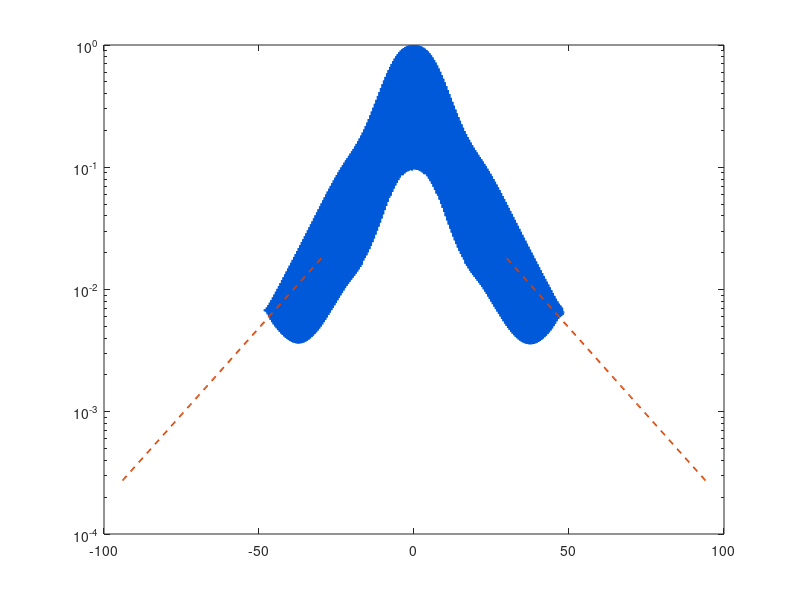

This chart was generated by the following MATLAB code: (Note: this script raises an error after producing the figure.)
% TE mode envelope of Itai's re-optimized Nt60 (FWHM 20 um), N=98/side.
% Study: runners/sweeps/itai_hh_nt60w20.py | IGUM 63722 | 2026-08-26
% Answers "how far does the mode actually extend" -- which is what decides whether
% Q_i has stopped drifting with N (see memory project_q3db_measurement_method).
clear; close all;
x = [-48.247, -48.198, -48.148, -48.099, -48.05, -48.001, -47.952, -47.903, -47.854, -47.805 ...
     -47.756, -47.706, -47.657, -47.608, -47.559, -47.51, -47.461, -47.412, -47.363, -47.314 ...
     -47.265, -47.215, -47.166, -47.117, -47.068, -47.019, -46.97, -46.921, -46.872, -46.823 ...
     -46.773, -46.724, -46.675, -46.626, -46.577, -46.528, -46.479, -46.43, -46.381, -46.332 ...
     -46.282, -46.233, -46.184, -46.135, -46.086, -46.037, -45.988, -45.939, -45.89, -45.84 ...
     -45.791, -45.742, -45.693, -45.644, -45.595, -45.546, -45.497, -45.448, -45.398, -45.349 ...
     -45.3, -45.251, -45.202, -45.153, -45.104, -45.055, -45.006, -44.957, -44.907, -44.858 ...
     -44.809, -44.76, -44.711, -44.662, -44.613, -44.564, -44.515, -44.465, -44.416, -44.367 ...
     -44.318, -44.269, -44.22, -44.171, -44.122, -44.073, -44.024, -43.974, -43.925, -43.876 ...
     -43.827, -43.778, -43.729, -43.68, -43.631, -43.582, -43.532, -43.483, -43.434, -43.385 ...
     -43.336, -43.287, -43.238, -43.189, -43.14, -43.091, -43.041, -42.992, -42.943, -42.894 ...
     -42.845, -42.796, -42.747, -42.698, -42.649, -42.599, -42.55, -42.501, -42.452, -42.403 ...
     -42.354, -42.305, -42.256, -42.207, -42.158, -42.108, -42.059, -42.01, -41.961, -41.912 ...
     -41.863, -41.814, -41.765, -41.716, -41.666, -41.617, -41.568, -41.519, -41.47, -41.421 ...
     -41.372, -41.323, -41.274, -41.224, -41.175, -41.126, -41.077, -41.028, -40.979, -40.93 ...
     -40.881, -40.832, -40.783, -40.733, -40.684, -40.635, -40.586, -40.537, -40.488, -40.439 ...
     -40.39, -40.341, -40.291, -40.242, -40.193, -40.144, -40.095, -40.046, -39.997, -39.948 ...
     -39.899, -39.85, -39.8, -39.751, -39.702, -39.653, -39.604, -39.555, -39.506, -39.457 ...
     -39.408, -39.358, -39.309, -39.26, -39.211, -39.162, -39.113, -39.064, -39.015, -38.966 ...
     -38.917, -38.867, -38.818, -38.769, -38.72, -38.671, -38.622, -38.573, -38.524, -38.475 ...
     -38.425, -38.376, -38.327, -38.278, -38.229, -38.18, -38.131, -38.082, -38.033, -37.983 ...
     -37.934, -37.885, -37.836, -37.787, -37.738, -37.689, -37.64, -37.591, -37.542, -37.492 ...
     -37.443, -37.394, -37.345, -37.296, -37.247, -37.198, -37.149, -37.1, -37.05, -37.001 ...
     -36.952, -36.903, -36.854, -36.805, -36.756, -36.707, -36.658, -36.609, -36.559, -36.51 ...
     -36.461, -36.412, -36.363, -36.314, -36.265, -36.216, -36.167, -36.117, -36.068, -36.019 ...
     -35.97, -35.921, -35.872, -35.823, -35.774, -35.725, -35.676, -35.626, -35.577, -35.528 ...
     -35.479, -35.43, -35.381, -35.332, -35.283, -35.234, -35.184, -35.135, -35.086, -35.037 ...
     -34.988, -34.939, -34.89, -34.841, -34.792, -34.742, -34.693, -34.644, -34.595, -34.546 ...
     -34.497, -34.448, -34.399, -34.35, -34.301, -34.251, -34.202, -34.153, -34.104, -34.055 ...
     -34.006, -33.957, -33.908, -33.859, -33.809, -33.76, -33.711, -33.662, -33.613, -33.564 ...
     -33.515, -33.466, -33.417, -33.368, -33.318, -33.269, -33.22, -33.171, -33.122, -33.073 ...
     -33.024, -32.975, -32.926, -32.876, -32.827, -32.778, -32.729, -32.68, -32.631, -32.582 ...
     -32.533, -32.484, -32.435, -32.385, -32.336, -32.287, -32.238, -32.189, -32.14, -32.091 ...
     -32.042, -31.993, -31.943, -31.894, -31.845, -31.796, -31.747, -31.698, -31.649, -31.6 ...
     -31.551, -31.501, -31.452, -31.403, -31.354, -31.305, -31.256, -31.207, -31.158, -31.109 ...
     -31.06, -31.01, -30.961, -30.912, -30.863, -30.814, -30.765, -30.716, -30.667, -30.618 ...
     -30.568, -30.519, -30.47, -30.421, -30.372, -30.323, -30.274, -30.225, -30.176, -30.127 ...
     -30.077, -30.028, -29.979, -29.93, -29.881, -29.832, -29.783, -29.734, -29.685, -29.635 ...
     -29.586, -29.537, -29.488, -29.439, -29.39, -29.341, -29.292, -29.243, -29.194, -29.144 ...
     -29.095, -29.046, -28.997, -28.948, -28.899, -28.85, -28.801, -28.752, -28.702, -28.653 ...
     -28.604, -28.555, -28.506, -28.457, -28.408, -28.359, -28.31, -28.261, -28.211, -28.162 ...
     -28.113, -28.064, -28.015, -27.966, -27.917, -27.868, -27.819, -27.769, -27.72, -27.671 ...
     -27.622, -27.573, -27.524, -27.475, -27.426, -27.377, -27.327, -27.278, -27.229, -27.18 ...
     -27.131, -27.082, -27.033, -26.984, -26.935, -26.886, -26.836, -26.787, -26.738, -26.689 ...
     -26.64, -26.591, -26.542, -26.493, -26.444, -26.394, -26.345, -26.296, -26.247, -26.198 ...
     -26.149, -26.1, -26.051, -26.002, -25.953, -25.903, -25.854, -25.805, -25.756, -25.707 ...
     -25.658, -25.609, -25.56, -25.511, -25.461, -25.412, -25.363, -25.314, -25.265, -25.216 ...
     -25.167, -25.118, -25.069, -25.02, -24.97, -24.921, -24.872, -24.823, -24.774, -24.725 ...
     -24.676, -24.627, -24.578, -24.528, -24.479, -24.43, -24.381, -24.332, -24.283, -24.234 ...
     -24.185, -24.136, -24.086, -24.037, -23.988, -23.939, -23.89, -23.841, -23.792, -23.743 ...
     -23.694, -23.645, -23.595, -23.546, -23.497, -23.448, -23.399, -23.35, -23.301, -23.252 ...
     -23.203, -23.153, -23.104, -23.055, -23.006, -22.957, -22.908, -22.859, -22.81, -22.761 ...
     -22.712, -22.662, -22.613, -22.564, -22.515, -22.466, -22.417, -22.368, -22.319, -22.27 ...
     -22.22, -22.171, -22.122, -22.073, -22.024, -21.975, -21.926, -21.877, -21.828, -21.779 ...
     -21.729, -21.68, -21.631, -21.582, -21.533, -21.484, -21.435, -21.386, -21.337, -21.287 ...
     -21.238, -21.189, -21.14, -21.091, -21.042, -20.993, -20.944, -20.895, -20.845, -20.796 ...
     -20.747, -20.698, -20.649, -20.6, -20.551, -20.502, -20.453, -20.404, -20.354, -20.305 ...
     -20.256, -20.207, -20.158, -20.109, -20.06, -20.011, -19.962, -19.912, -19.863, -19.814 ...
     -19.765, -19.716, -19.667, -19.618, -19.569, -19.52, -19.471, -19.421, -19.372, -19.323 ...
     -19.274, -19.225, -19.176, -19.127, -19.078, -19.029, -18.979, -18.93, -18.881, -18.832 ...
     -18.783, -18.734, -18.685, -18.636, -18.587, -18.538, -18.488, -18.439, -18.39, -18.341 ...
     -18.292, -18.243, -18.194, -18.145, -18.096, -18.046, -17.997, -17.948, -17.899, -17.85 ...
     -17.801, -17.752, -17.703, -17.654, -17.605, -17.555, -17.506, -17.457, -17.408, -17.359 ...
     -17.31, -17.261, -17.212, -17.163, -17.113, -17.064, -17.015, -16.966, -16.917, -16.868 ...
     -16.819, -16.77, -16.721, -16.671, -16.622, -16.573, -16.524, -16.475, -16.426, -16.377 ...
     -16.328, -16.279, -16.23, -16.18, -16.131, -16.082, -16.033, -15.984, -15.935, -15.886 ...
     -15.837, -15.788, -15.738, -15.689, -15.64, -15.591, -15.542, -15.493, -15.444, -15.395 ...
     -15.346, -15.297, -15.247, -15.198, -15.149, -15.1, -15.051, -15.002, -14.953, -14.904 ...
     -14.855, -14.805, -14.756, -14.707, -14.658, -14.609, -14.56, -14.511, -14.462, -14.413 ...
     -14.364, -14.314, -14.265, -14.216, -14.167, -14.118, -14.069, -14.02, -13.971, -13.922 ...
     -13.872, -13.823, -13.774, -13.725, -13.676, -13.627, -13.578, -13.529, -13.48, -13.43 ...
     -13.381, -13.332, -13.283, -13.234, -13.185, -13.136, -13.087, -13.038, -12.989, -12.939 ...
     -12.89, -12.841, -12.792, -12.743, -12.694, -12.645, -12.596, -12.547, -12.497, -12.448 ...
     -12.399, -12.35, -12.301, -12.252, -12.203, -12.154, -12.105, -12.056, -12.006, -11.957 ...
     -11.908, -11.859, -11.81, -11.761, -11.712, -11.663, -11.614, -11.564, -11.515, -11.466 ...
     -11.417, -11.368, -11.319, -11.27, -11.221, -11.172, -11.123, -11.073, -11.024, -10.975 ...
     -10.926, -10.877, -10.828, -10.779, -10.73, -10.681, -10.631, -10.582, -10.533, -10.484 ...
     -10.435, -10.386, -10.337, -10.288, -10.239, -10.189, -10.14, -10.091, -10.042, -9.9931 ...
     -9.944, -9.8949, -9.8458, -9.7966, -9.7475, -9.6984, -9.6493, -9.6002, -9.5511, -9.502 ...
     -9.4529, -9.4038, -9.3547, -9.3056, -9.2565, -9.2074, -9.1583, -9.1092, -9.0601, -9.011 ...
     -8.9618, -8.9127, -8.8636, -8.8145, -8.7654, -8.7163, -8.6672, -8.6181, -8.569, -8.5199 ...
     -8.4708, -8.4217, -8.3726, -8.3235, -8.2744, -8.2253, -8.1761, -8.127, -8.0779, -8.0288 ...
     -7.9797, -7.9306, -7.8815, -7.8324, -7.7833, -7.7342, -7.6851, -7.636, -7.5869, -7.5378 ...
     -7.4887, -7.4396, -7.3905, -7.3413, -7.2922, -7.2431, -7.194, -7.1449, -7.0958, -7.0467 ...
     -6.9976, -6.9485, -6.8994, -6.8503, -6.8012, -6.7521, -6.703, -6.6539, -6.6048, -6.5557 ...
     -6.5065, -6.4574, -6.4083, -6.3592, -6.3101, -6.261, -6.2119, -6.1628, -6.1137, -6.0646 ...
     -6.0155, -5.9664, -5.9173, -5.8682, -5.8191, -5.77, -5.7208, -5.6717, -5.6226, -5.5735 ...
     -5.5244, -5.4753, -5.4262, -5.3771, -5.328, -5.2789, -5.2298, -5.1807, -5.1316, -5.0825 ...
     -5.0334, -4.9843, -4.9352, -4.886, -4.8369, -4.7878, -4.7387, -4.6896, -4.6405, -4.5914 ...
     -4.5423, -4.4932, -4.4441, -4.395, -4.3459, -4.2968, -4.2477, -4.1986, -4.1495, -4.1004 ...
     -4.0512, -4.0021, -3.953, -3.9039, -3.8548, -3.8057, -3.7566, -3.7075, -3.6584, -3.6093 ...
     -3.5602, -3.5111, -3.462, -3.4129, -3.3638, -3.3147, -3.2655, -3.2164, -3.1673, -3.1182 ...
     -3.0691, -3.02, -2.9709, -2.9218, -2.8727, -2.8236, -2.7745, -2.7254, -2.6763, -2.6272 ...
     -2.5781, -2.529, -2.4799, -2.4307, -2.3816, -2.3325, -2.2834, -2.2343, -2.1852, -2.1361 ...
     -2.087, -2.0379, -1.9888, -1.9397, -1.8906, -1.8415, -1.7924, -1.7433, -1.6942, -1.6451 ...
     -1.5959, -1.5468, -1.4977, -1.4486, -1.3995, -1.3504, -1.3013, -1.2522, -1.2031, -1.154 ...
     -1.1049, -1.0558, -1.0067, -0.95757, -0.90846, -0.85936, -0.81025, -0.76114, -0.71204, -0.66293 ...
     -0.61383, -0.56472, -0.51561, -0.46651, -0.4174, -0.3683, -0.31919, -0.27008, -0.22098, -0.17187 ...
     -0.12277, -0.073659, -0.024553, 0.024553, 0.073659, 0.12277, 0.17187, 0.22098, 0.27008, 0.31919 ...
     0.36829, 0.4174, 0.46651, 0.51561, 0.56472, 0.61382, 0.66293, 0.71204, 0.76114, 0.81025 ...
     0.85935, 0.90846, 0.95757, 1.0067, 1.0558, 1.1049, 1.154, 1.2031, 1.2522, 1.3013 ...
     1.3504, 1.3995, 1.4486, 1.4977, 1.5468, 1.5959, 1.6451, 1.6942, 1.7433, 1.7924 ...
     1.8415, 1.8906, 1.9397, 1.9888, 2.0379, 2.087, 2.1361, 2.1852, 2.2343, 2.2834 ...
     2.3325, 2.3816, 2.4307, 2.4799, 2.529, 2.5781, 2.6272, 2.6763, 2.7254, 2.7745 ...
     2.8236, 2.8727, 2.9218, 2.9709, 3.02, 3.0691, 3.1182, 3.1673, 3.2164, 3.2655 ...
     3.3147, 3.3638, 3.4129, 3.462, 3.5111, 3.5602, 3.6093, 3.6584, 3.7075, 3.7566 ...
     3.8057, 3.8548, 3.9039, 3.953, 4.0021, 4.0512, 4.1004, 4.1495, 4.1986, 4.2477 ...
     4.2968, 4.3459, 4.395, 4.4441, 4.4932, 4.5423, 4.5914, 4.6405, 4.6896, 4.7387 ...
     4.7878, 4.8369, 4.886, 4.9352, 4.9843, 5.0334, 5.0825, 5.1316, 5.1807, 5.2298 ...
     5.2789, 5.328, 5.3771, 5.4262, 5.4753, 5.5244, 5.5735, 5.6226, 5.6717, 5.7208 ...
     5.77, 5.8191, 5.8682, 5.9173, 5.9664, 6.0155, 6.0646, 6.1137, 6.1628, 6.2119 ...
     6.261, 6.3101, 6.3592, 6.4083, 6.4574, 6.5065, 6.5557, 6.6048, 6.6539, 6.703 ...
     6.7521, 6.8012, 6.8503, 6.8994, 6.9485, 6.9976, 7.0467, 7.0958, 7.1449, 7.194 ...
     7.2431, 7.2922, 7.3413, 7.3905, 7.4396, 7.4887, 7.5378, 7.5869, 7.636, 7.6851 ...
     7.7342, 7.7833, 7.8324, 7.8815, 7.9306, 7.9797, 8.0288, 8.0779, 8.127, 8.1761 ...
     8.2253, 8.2744, 8.3235, 8.3726, 8.4217, 8.4708, 8.5199, 8.569, 8.6181, 8.6672 ...
     8.7163, 8.7654, 8.8145, 8.8636, 8.9127, 8.9618, 9.011, 9.0601, 9.1092, 9.1583 ...
     9.2074, 9.2565, 9.3056, 9.3547, 9.4038, 9.4529, 9.502, 9.5511, 9.6002, 9.6493 ...
     9.6984, 9.7475, 9.7966, 9.8458, 9.8949, 9.944, 9.9931, 10.042, 10.091, 10.14 ...
     10.189, 10.239, 10.288, 10.337, 10.386, 10.435, 10.484, 10.533, 10.582, 10.631 ...
     10.681, 10.73, 10.779, 10.828, 10.877, 10.926, 10.975, 11.024, 11.073, 11.123 ...
     11.172, 11.221, 11.27, 11.319, 11.368, 11.417, 11.466, 11.515, 11.564, 11.614 ...
     11.663, 11.712, 11.761, 11.81, 11.859, 11.908, 11.957, 12.006, 12.056, 12.105 ...
     12.154, 12.203, 12.252, 12.301, 12.35, 12.399, 12.448, 12.497, 12.547, 12.596 ...
     12.645, 12.694, 12.743, 12.792, 12.841, 12.89, 12.939, 12.989, 13.038, 13.087 ...
     13.136, 13.185, 13.234, 13.283, 13.332, 13.381, 13.43, 13.48, 13.529, 13.578 ...
     13.627, 13.676, 13.725, 13.774, 13.823, 13.872, 13.922, 13.971, 14.02, 14.069 ...
     14.118, 14.167, 14.216, 14.265, 14.314, 14.364, 14.413, 14.462, 14.511, 14.56 ...
     14.609, 14.658, 14.707, 14.756, 14.805, 14.855, 14.904, 14.953, 15.002, 15.051 ...
     15.1, 15.149, 15.198, 15.247, 15.297, 15.346, 15.395, 15.444, 15.493, 15.542 ...
     15.591, 15.64, 15.689, 15.738, 15.788, 15.837, 15.886, 15.935, 15.984, 16.033 ...
     16.082, 16.131, 16.18, 16.23, 16.279, 16.328, 16.377, 16.426, 16.475, 16.524 ...
     16.573, 16.622, 16.671, 16.721, 16.77, 16.819, 16.868, 16.917, 16.966, 17.015 ...
     17.064, 17.113, 17.163, 17.212, 17.261, 17.31, 17.359, 17.408, 17.457, 17.506 ...
     17.555, 17.605, 17.654, 17.703, 17.752, 17.801, 17.85, 17.899, 17.948, 17.997 ...
     18.046, 18.096, 18.145, 18.194, 18.243, 18.292, 18.341, 18.39, 18.439, 18.488 ...
     18.538, 18.587, 18.636, 18.685, 18.734, 18.783, 18.832, 18.881, 18.93, 18.979 ...
     19.029, 19.078, 19.127, 19.176, 19.225, 19.274, 19.323, 19.372, 19.421, 19.471 ...
     19.52, 19.569, 19.618, 19.667, 19.716, 19.765, 19.814, 19.863, 19.912, 19.962 ...
     20.011, 20.06, 20.109, 20.158, 20.207, 20.256, 20.305, 20.354, 20.404, 20.453 ...
     20.502, 20.551, 20.6, 20.649, 20.698, 20.747, 20.796, 20.845, 20.895, 20.944 ...
     20.993, 21.042, 21.091, 21.14, 21.189, 21.238, 21.287, 21.337, 21.386, 21.435 ...
     21.484, 21.533, 21.582, 21.631, 21.68, 21.729, 21.779, 21.828, 21.877, 21.926 ...
     21.975, 22.024, 22.073, 22.122, 22.171, 22.22, 22.27, 22.319, 22.368, 22.417 ...
     22.466, 22.515, 22.564, 22.613, 22.662, 22.712, 22.761, 22.81, 22.859, 22.908 ...
     22.957, 23.006, 23.055, 23.104, 23.153, 23.203, 23.252, 23.301, 23.35, 23.399 ...
     23.448, 23.497, 23.546, 23.595, 23.645, 23.694, 23.743, 23.792, 23.841, 23.89 ...
     23.939, 23.988, 24.037, 24.086, 24.136, 24.185, 24.234, 24.283, 24.332, 24.381 ...
     24.43, 24.479, 24.528, 24.578, 24.627, 24.676, 24.725, 24.774, 24.823, 24.872 ...
     24.921, 24.97, 25.02, 25.069, 25.118, 25.167, 25.216, 25.265, 25.314, 25.363 ...
     25.412, 25.461, 25.511, 25.56, 25.609, 25.658, 25.707, 25.756, 25.805, 25.854 ...
     25.903, 25.953, 26.002, 26.051, 26.1, 26.149, 26.198, 26.247, 26.296, 26.345 ...
     26.394, 26.444, 26.493, 26.542, 26.591, 26.64, 26.689, 26.738, 26.787, 26.836 ...
     26.886, 26.935, 26.984, 27.033, 27.082, 27.131, 27.18, 27.229, 27.278, 27.327 ...
     27.377, 27.426, 27.475, 27.524, 27.573, 27.622, 27.671, 27.72, 27.769, 27.819 ...
     27.868, 27.917, 27.966, 28.015, 28.064, 28.113, 28.162, 28.211, 28.261, 28.31 ...
     28.359, 28.408, 28.457, 28.506, 28.555, 28.604, 28.653, 28.702, 28.752, 28.801 ...
     28.85, 28.899, 28.948, 28.997, 29.046, 29.095, 29.144, 29.194, 29.243, 29.292 ...
     29.341, 29.39, 29.439, 29.488, 29.537, 29.586, 29.635, 29.685, 29.734, 29.783 ...
     29.832, 29.881, 29.93, 29.979, 30.028, 30.077, 30.127, 30.176, 30.225, 30.274 ...
     30.323, 30.372, 30.421, 30.47, 30.519, 30.568, 30.618, 30.667, 30.716, 30.765 ...
     30.814, 30.863, 30.912, 30.961, 31.01, 31.06, 31.109, 31.158, 31.207, 31.256 ...
     31.305, 31.354, 31.403, 31.452, 31.501, 31.551, 31.6, 31.649, 31.698, 31.747 ...
     31.796, 31.845, 31.894, 31.943, 31.993, 32.042, 32.091, 32.14, 32.189, 32.238 ...
     32.287, 32.336, 32.385, 32.435, 32.484, 32.533, 32.582, 32.631, 32.68, 32.729 ...
     32.778, 32.827, 32.876, 32.926, 32.975, 33.024, 33.073, 33.122, 33.171, 33.22 ...
     33.269, 33.318, 33.368, 33.417, 33.466, 33.515, 33.564, 33.613, 33.662, 33.711 ...
     33.76, 33.809, 33.859, 33.908, 33.957, 34.006, 34.055, 34.104, 34.153, 34.202 ...
     34.251, 34.301, 34.35, 34.399, 34.448, 34.497, 34.546, 34.595, 34.644, 34.693 ...
     34.742, 34.792, 34.841, 34.89, 34.939, 34.988, 35.037, 35.086, 35.135, 35.184 ...
     35.234, 35.283, 35.332, 35.381, 35.43, 35.479, 35.528, 35.577, 35.626, 35.676 ...
     35.725, 35.774, 35.823, 35.872, 35.921, 35.97, 36.019, 36.068, 36.117, 36.167 ...
     36.216, 36.265, 36.314, 36.363, 36.412, 36.461, 36.51, 36.559, 36.609, 36.658 ...
     36.707, 36.756, 36.805, 36.854, 36.903, 36.952, 37.001, 37.05, 37.1, 37.149 ...
     37.198, 37.247, 37.296, 37.345, 37.394, 37.443, 37.492, 37.542, 37.591, 37.64 ...
     37.689, 37.738, 37.787, 37.836, 37.885, 37.934, 37.983, 38.033, 38.082, 38.131 ...
     38.18, 38.229, 38.278, 38.327, 38.376, 38.425, 38.475, 38.524, 38.573, 38.622 ...
     38.671, 38.72, 38.769, 38.818, 38.867, 38.917, 38.966, 39.015, 39.064, 39.113 ...
     39.162, 39.211, 39.26, 39.309, 39.358, 39.408, 39.457, 39.506, 39.555, 39.604 ...
     39.653, 39.702, 39.751, 39.8, 39.85, 39.899, 39.948, 39.997, 40.046, 40.095 ...
     40.144, 40.193, 40.242, 40.291, 40.341, 40.39, 40.439, 40.488, 40.537, 40.586 ...
     40.635, 40.684, 40.733, 40.783, 40.832, 40.881, 40.93, 40.979, 41.028, 41.077 ...
     41.126, 41.175, 41.224, 41.274, 41.323, 41.372, 41.421, 41.47, 41.519, 41.568 ...
     41.617, 41.666, 41.716, 41.765, 41.814, 41.863, 41.912, 41.961, 42.01, 42.059 ...
     42.108, 42.158, 42.207, 42.256, 42.305, 42.354, 42.403, 42.452, 42.501, 42.55 ...
     42.599, 42.649, 42.698, 42.747, 42.796, 42.845, 42.894, 42.943, 42.992, 43.041 ...
     43.091, 43.14, 43.189, 43.238, 43.287, 43.336, 43.385, 43.434, 43.483, 43.532 ...
     43.582, 43.631, 43.68, 43.729, 43.778, 43.827, 43.876, 43.925, 43.974, 44.024 ...
     44.073, 44.122, 44.171, 44.22, 44.269, 44.318, 44.367, 44.416, 44.465, 44.515 ...
     44.564, 44.613, 44.662, 44.711, 44.76, 44.809, 44.858, 44.907, 44.957, 45.006 ...
     45.055, 45.104, 45.153, 45.202, 45.251, 45.3, 45.349, 45.398, 45.448, 45.497 ...
     45.546, 45.595, 45.644, 45.693, 45.742, 45.791, 45.84, 45.89, 45.939, 45.988 ...
     46.037, 46.086, 46.135, 46.184, 46.233, 46.282, 46.332, 46.381, 46.43, 46.479 ...
     46.528, 46.577, 46.626, 46.675, 46.724, 46.773, 46.823, 46.872, 46.921, 46.97 ...
     47.019, 47.068, 47.117, 47.166, 47.215, 47.265, 47.314, 47.363, 47.412, 47.461 ...
     47.51, 47.559, 47.608, 47.657, 47.706, 47.756, 47.805, 47.854, 47.903, 47.952 ...
     48.001, 48.05, 48.099, 48.148, 48.198, 48.247];
I = [0.0068848, 0.0067764, 0.006655, 0.0066433, 0.0067514, 0.0068101, 0.0068304, 0.0068606, 0.0067915, 0.0066518 ...
     0.006601, 0.0065954, 0.0065971, 0.0067502, 0.0070026, 0.007136, 0.0071131, 0.0069821, 0.0067053, 0.0063927 ...
     0.0062711, 0.0063194, 0.006472, 0.0068155, 0.0072324, 0.0074582, 0.0073997, 0.0071058, 0.0066184, 0.0061322 ...
     0.0059456, 0.0060589, 0.0063705, 0.0069111, 0.0074954, 0.0078082, 0.0077079, 0.0072507, 0.0065539, 0.0058981 ...
     0.005657, 0.0058443, 0.0063164, 0.0070533, 0.007803, 0.0081966, 0.0080485, 0.0074268, 0.006521, 0.0056973 ...
     0.0054073, 0.0056733, 0.0063062, 0.0072391, 0.008153, 0.0086243, 0.0084255, 0.007637, 0.0065205, 0.0055276 ...
     0.0051892, 0.0055352, 0.0063302, 0.0074604, 0.0085402, 0.0090895, 0.0088386, 0.0078805, 0.0065493, 0.0053839 ...
     0.004995, 0.0054208, 0.0063797, 0.0077106, 0.0089594, 0.0095896, 0.0092865, 0.0081552, 0.0066041, 0.0052612 ...
     0.0048186, 0.005324, 0.0064495, 0.0079856, 0.0094083, 0.010123, 0.0097676, 0.0084596, 0.0066828, 0.0051563 ...
     0.0046566, 0.0052417, 0.0065369, 0.0082837, 0.0098859, 0.010688, 0.010281, 0.0087926, 0.0067839, 0.0050675 ...
     0.0045073, 0.0051727, 0.0066413, 0.0086046, 0.010393, 0.011286, 0.010827, 0.0091539, 0.0069064, 0.0049938 ...
     0.0043699, 0.0051168, 0.0067632, 0.0089492, 0.010929, 0.011918, 0.011407, 0.0095437, 0.0070503, 0.0049349 ...
     0.0042442, 0.0050739, 0.0069031, 0.009319, 0.011498, 0.012586, 0.012021, 0.0099629, 0.0072156, 0.0048904 ...
     0.0041302, 0.0050445, 0.0070618, 0.0097153, 0.0121, 0.013292, 0.012672, 0.010413, 0.007403, 0.0048602 ...
     0.0040276, 0.005029, 0.0072402, 0.01014, 0.012738, 0.014038, 0.013362, 0.010895, 0.0076131, 0.0048443 ...
     0.0039362, 0.0050276, 0.0074395, 0.010594, 0.013414, 0.014826, 0.014093, 0.01141, 0.0078466, 0.0048432 ...
     0.0038563, 0.0050406, 0.0076606, 0.01108, 0.014131, 0.01566, 0.014867, 0.011961, 0.0081043, 0.0048568 ...
     0.0037878, 0.0050684, 0.0079047, 0.0116, 0.014892, 0.016543, 0.015688, 0.012549, 0.0083874, 0.0048855 ...
     0.0037307, 0.0051116, 0.008173, 0.012155, 0.015699, 0.017477, 0.016558, 0.013177, 0.0086971, 0.0049295 ...
     0.0036853, 0.0051706, 0.0084667, 0.012749, 0.016555, 0.018467, 0.017481, 0.013847, 0.0090346, 0.0049893 ...
     0.0036516, 0.005246, 0.0087871, 0.013383, 0.017464, 0.019515, 0.018459, 0.014562, 0.0094013, 0.0050653 ...
     0.0036297, 0.0053381, 0.0091357, 0.01406, 0.018429, 0.020626, 0.019497, 0.015323, 0.0097985, 0.005158 ...
     0.0036198, 0.0054475, 0.0095136, 0.014782, 0.019453, 0.021804, 0.020599, 0.016134, 0.010228, 0.0052678 ...
     0.0036221, 0.0055749, 0.0099222, 0.015551, 0.02054, 0.023052, 0.021767, 0.016999, 0.010691, 0.0053953 ...
     0.0036364, 0.0057206, 0.010363, 0.016371, 0.021694, 0.024375, 0.023006, 0.017918, 0.01119, 0.005541 ...
     0.003663, 0.0058849, 0.010838, 0.017244, 0.022917, 0.025778, 0.02432, 0.018897, 0.011725, 0.0057055 ...
     0.003702, 0.0060685, 0.011347, 0.018172, 0.024215, 0.027264, 0.025714, 0.019938, 0.0123, 0.0058893 ...
     0.0037534, 0.0062717, 0.011893, 0.019159, 0.025591, 0.028838, 0.027191, 0.021044, 0.012916, 0.0060929 ...
     0.0038173, 0.006495, 0.012476, 0.020208, 0.027049, 0.030506, 0.028756, 0.022219, 0.013574, 0.0063168 ...
     0.0038939, 0.0067392, 0.0131, 0.02132, 0.028594, 0.032271, 0.030415, 0.023467, 0.014277, 0.0065617 ...
     0.0039829, 0.0070047, 0.013764, 0.0225, 0.030229, 0.034139, 0.032171, 0.02479, 0.015026, 0.0068282 ...
     0.0040847, 0.0072918, 0.014472, 0.023751, 0.031961, 0.036117, 0.03403, 0.026193, 0.015824, 0.0071169 ...
     0.0041992, 0.0076014, 0.015225, 0.025077, 0.033795, 0.03821, 0.035999, 0.027681, 0.016673, 0.0074281 ...
     0.0043266, 0.0079344, 0.016026, 0.026483, 0.035736, 0.040425, 0.038083, 0.029258, 0.017576, 0.0077634 ...
     0.0044671, 0.0082913, 0.016876, 0.027972, 0.037791, 0.042771, 0.040291, 0.03093, 0.018537, 0.0081243 ...
     0.0046219, 0.0086737, 0.017779, 0.029549, 0.039967, 0.045254, 0.042629, 0.032703, 0.019559, 0.0085129 ...
     0.0047924, 0.0090839, 0.018738, 0.03122, 0.042269, 0.047881, 0.045104, 0.034583, 0.020646, 0.0089309 ...
     0.0049803, 0.0095247, 0.019757, 0.032989, 0.044704, 0.050658, 0.04772, 0.03657, 0.021798, 0.0093779 ...
     0.0051859, 0.0099979, 0.02084, 0.034863, 0.047278, 0.053588, 0.050476, 0.038663, 0.023012, 0.0098524 ...
     0.0054087, 0.010504, 0.02199, 0.036846, 0.049992, 0.056666, 0.053365, 0.040854, 0.024284, 0.010354 ...
     0.0056496, 0.011042, 0.023206, 0.038934, 0.052841, 0.059888, 0.056379, 0.043138, 0.025612, 0.010881 ...
     0.0059082, 0.011613, 0.024486, 0.041124, 0.055821, 0.063248, 0.059517, 0.045512, 0.026991, 0.011432 ...
     0.0061833, 0.012215, 0.02583, 0.043417, 0.058931, 0.066748, 0.06278, 0.047977, 0.028422, 0.012005 ...
     0.0064731, 0.012849, 0.027237, 0.045811, 0.062174, 0.07039, 0.066171, 0.050536, 0.029907, 0.0126 ...
     0.0067763, 0.013511, 0.028708, 0.048309, 0.065553, 0.074181, 0.069694, 0.053193, 0.031448, 0.013219 ...
     0.0070931, 0.014203, 0.030242, 0.050913, 0.06907, 0.078119, 0.073349, 0.055946, 0.033045, 0.013863 ...
     0.0074271, 0.014927, 0.031842, 0.053622, 0.072722, 0.082201, 0.077133, 0.058794, 0.034698, 0.014536 ...
     0.0077845, 0.01569, 0.033512, 0.056435, 0.076503, 0.086418, 0.081033, 0.061727, 0.036401, 0.015236 ...
     0.0081678, 0.016499, 0.035257, 0.059351, 0.080402, 0.090746, 0.085019, 0.064709, 0.038123, 0.015939 ...
     0.0085602, 0.017345, 0.037075, 0.062365, 0.084391, 0.095143, 0.08913, 0.067821, 0.039951, 0.016705 ...
     0.0089704, 0.018174, 0.038867, 0.06538, 0.088444, 0.099659, 0.093315, 0.070985, 0.041809, 0.017486 ...
     0.0094001, 0.019044, 0.040728, 0.068494, 0.092614, 0.1043, 0.097611, 0.074231, 0.043712, 0.018284 ...
     0.0098318, 0.019924, 0.042627, 0.071681, 0.096888, 0.10905, 0.10201, 0.077556, 0.04566, 0.019097 ...
     0.010264, 0.02081, 0.044557, 0.07493, 0.10125, 0.11391, 0.10652, 0.080963, 0.047659, 0.01993 ...
     0.010702, 0.021705, 0.046515, 0.078237, 0.10571, 0.1189, 0.11116, 0.084477, 0.04972, 0.020784 ...
     0.011143, 0.022615, 0.048512, 0.081623, 0.1103, 0.12405, 0.11597, 0.088133, 0.051863, 0.021661 ...
     0.011586, 0.023544, 0.050561, 0.085116, 0.11505, 0.12943, 0.12103, 0.091984, 0.054119, 0.022572 ...
     0.012031, 0.024496, 0.052681, 0.088756, 0.12005, 0.13514, 0.12642, 0.096105, 0.056532, 0.023533 ...
     0.012482, 0.025479, 0.054897, 0.092594, 0.12536, 0.14126, 0.13227, 0.10059, 0.059164, 0.024572 ...
     0.012951, 0.026516, 0.057253, 0.096705, 0.1311, 0.14794, 0.13868, 0.10554, 0.062086, 0.025732 ...
     0.013478, 0.027656, 0.059815, 0.10118, 0.1374, 0.15531, 0.14566, 0.11087, 0.065168, 0.026916 ...
     0.014034, 0.028962, 0.062729, 0.10619, 0.14433, 0.16331, 0.15329, 0.11671, 0.068567, 0.028226 ...
     0.014626, 0.030336, 0.06583, 0.11157, 0.15182, 0.17202, 0.16163, 0.12312, 0.072316, 0.029683 ...
     0.015275, 0.031825, 0.069206, 0.11744, 0.16003, 0.18158, 0.17082, 0.1302, 0.076462, 0.031295 ...
     0.015974, 0.033431, 0.072894, 0.1239, 0.16908, 0.19217, 0.18102, 0.13807, 0.081072, 0.033074 ...
     0.017265, 0.035612, 0.076745, 0.13092, 0.17906, 0.20397, 0.19246, 0.14699, 0.086358, 0.035138 ...
     0.018087, 0.037457, 0.081124, 0.13876, 0.19021, 0.2171, 0.20523, 0.15693, 0.092254, 0.037456 ...
     0.01904, 0.039559, 0.086053, 0.14755, 0.20266, 0.23175, 0.21944, 0.16798, 0.098805, 0.040049 ...
     0.020161, 0.041993, 0.091648, 0.15743, 0.2166, 0.24807, 0.23504, 0.17998, 0.10582, 0.042776 ...
     0.021399, 0.044804, 0.098028, 0.16854, 0.23207, 0.26599, 0.25218, 0.19316, 0.11354, 0.045801 ...
     0.022797, 0.047913, 0.10502, 0.1807, 0.249, 0.2856, 0.27093, 0.20758, 0.122, 0.049151 ...
     0.024393, 0.051389, 0.11275, 0.19406, 0.26755, 0.30704, 0.29139, 0.2233, 0.13121, 0.052814 ...
     0.026174, 0.055252, 0.12126, 0.20874, 0.28785, 0.33042, 0.31364, 0.24035, 0.14121, 0.056796 ...
     0.028146, 0.059503, 0.13059, 0.22476, 0.30993, 0.35578, 0.3377, 0.25876, 0.15198, 0.061101 ...
     0.030314, 0.064153, 0.14074, 0.24215, 0.33383, 0.38313, 0.36357, 0.27851, 0.16352, 0.065726 ...
     0.032688, 0.069217, 0.15173, 0.26093, 0.35955, 0.41247, 0.39125, 0.29959, 0.17584, 0.070681 ...
     0.03528, 0.074699, 0.16356, 0.28109, 0.38709, 0.44379, 0.4207, 0.322, 0.18894, 0.075984 ...
     0.038109, 0.080608, 0.17623, 0.30261, 0.4164, 0.47702, 0.45186, 0.34567, 0.20279, 0.081649 ...
     0.041218, 0.086985, 0.18974, 0.32545, 0.44736, 0.51198, 0.48451, 0.37042, 0.21729, 0.087651 ...
     0.044627, 0.093856, 0.20408, 0.34951, 0.47978, 0.54837, 0.5183, 0.3959, 0.23215, 0.093807 ...
     0.048213, 0.10113, 0.21918, 0.37466, 0.5133, 0.58562, 0.55298, 0.42219, 0.24768, 0.10045 ...
     0.052106, 0.10854, 0.23436, 0.40001, 0.54728, 0.6235, 0.588, 0.44872, 0.2634, 0.10728 ...
     0.056274, 0.1163, 0.24997, 0.42587, 0.58176, 0.6618, 0.62332, 0.47545, 0.27929, 0.11432 ...
     0.058634, 0.1225, 0.2665, 0.45257, 0.61689, 0.69999, 0.65819, 0.50156, 0.29466, 0.1211 ...
     0.062929, 0.13065, 0.28298, 0.47935, 0.65181, 0.73775, 0.69228, 0.52686, 0.30943, 0.12759 ...
     0.067021, 0.13868, 0.29955, 0.50609, 0.68616, 0.77422, 0.72529, 0.55139, 0.32386, 0.13407 ...
     0.070941, 0.14616, 0.31541, 0.53192, 0.71937, 0.80914, 0.75604, 0.57395, 0.33703, 0.14006 ...
     0.074626, 0.15318, 0.33054, 0.55655, 0.75085, 0.8418, 0.78456, 0.59476, 0.34919, 0.14572 ...
     0.078509, 0.15994, 0.34435, 0.57926, 0.78012, 0.87222, 0.81011, 0.61269, 0.35922, 0.15039 ...
     0.082443, 0.16728, 0.35854, 0.60142, 0.80733, 0.8996, 0.83308, 0.62876, 0.36833, 0.15482 ...
     0.085972, 0.1738, 0.37158, 0.62172, 0.83173, 0.92352, 0.85335, 0.6433, 0.3771, 0.15957 ...
     0.086208, 0.17686, 0.38388, 0.64007, 0.8535, 0.94438, 0.86979, 0.65451, 0.38363, 0.16336 ...
     0.089082, 0.18167, 0.39424, 0.65617, 0.87239, 0.96174, 0.88297, 0.66316, 0.38856, 0.16642 ...
     0.091276, 0.18546, 0.4032, 0.67015, 0.88846, 0.97571, 0.89304, 0.66942, 0.39204, 0.16873 ...
     0.092611, 0.18819, 0.41087, 0.68211, 0.90168, 0.98606, 0.89939, 0.67256, 0.39349, 0.17015 ...
     0.094022, 0.1904, 0.41639, 0.6908, 0.91089, 0.99293, 0.90318, 0.67413, 0.39418, 0.17117 ...
     0.094874, 0.19163, 0.42008, 0.6968, 0.9175, 0.99817, 0.90624, 0.67556, 0.39487, 0.17214 ...
     0.094155, 0.19068, 0.42251, 0.70164, 0.92228, 1, 0.90506, 0.67376, 0.39449, 0.17396 ...
     0.096409, 0.19142, 0.42265, 0.70167, 0.92182, 0.99896, 0.90359, 0.67215, 0.39309, 0.17306 ...
     0.096157, 0.19175, 0.42326, 0.70214, 0.92171, 0.99813, 0.90279, 0.67298, 0.3961, 0.17659 ...
     0.095354, 0.18731, 0.41918, 0.69868, 0.91832, 0.99364, 0.89743, 0.66844, 0.3937, 0.17608 ...
     0.094917, 0.1864, 0.418, 0.69636, 0.91425, 0.9874, 0.89079, 0.6637, 0.39193, 0.17608 ...
     0.093587, 0.1833, 0.41409, 0.69127, 0.90751, 0.97886, 0.88043, 0.65473, 0.38684, 0.17495 ...
     0.092425, 0.18002, 0.40934, 0.68413, 0.89752, 0.96616, 0.86679, 0.64369, 0.38053, 0.17286 ...
     0.090545, 0.17591, 0.40278, 0.67429, 0.88432, 0.95036, 0.85064, 0.63078, 0.37293, 0.16966 ...
     0.087797, 0.17119, 0.39506, 0.66242, 0.86838, 0.93142, 0.83184, 0.61563, 0.36326, 0.16818 ...
     0.087773, 0.16562, 0.38547, 0.64777, 0.84918, 0.90935, 0.81059, 0.59917, 0.35361, 0.1637 ...
     0.0844, 0.15987, 0.3747, 0.63072, 0.82658, 0.88396, 0.78583, 0.57939, 0.34146, 0.15775 ...
     0.080805, 0.1546, 0.36389, 0.61246, 0.80153, 0.85495, 0.75867, 0.55898, 0.32956, 0.15203 ...
     0.076952, 0.14807, 0.35054, 0.5909, 0.77324, 0.82366, 0.72921, 0.53658, 0.31628, 0.14605 ...
     0.073243, 0.14125, 0.33636, 0.56775, 0.7428, 0.7901, 0.69807, 0.51299, 0.30226, 0.13959 ...
     0.06932, 0.13411, 0.32127, 0.54307, 0.71041, 0.75455, 0.66535, 0.48827, 0.2875, 0.13264 ...
     0.065186, 0.12663, 0.30521, 0.51681, 0.67615, 0.71773, 0.63162, 0.46267, 0.27205, 0.1252 ...
     0.060975, 0.11929, 0.28907, 0.49009, 0.64111, 0.67989, 0.59729, 0.43695, 0.25636, 0.11952 ...
     0.058602, 0.11158, 0.27218, 0.46247, 0.60534, 0.64171, 0.5633, 0.41181, 0.24145, 0.11217 ...
     0.054334, 0.10416, 0.2556, 0.43511, 0.56978, 0.60374, 0.52962, 0.38697, 0.22678, 0.10502 ...
     0.050302, 0.097013, 0.23939, 0.4082, 0.53475, 0.56636, 0.49653, 0.36263, 0.21245, 0.098146 ...
     0.046547, 0.090179, 0.22359, 0.38182, 0.50037, 0.52984, 0.46401, 0.33849, 0.19813, 0.091325 ...
     0.04308, 0.083906, 0.20862, 0.35648, 0.46709, 0.49432, 0.43262, 0.31539, 0.18449, 0.084833 ...
     0.039772, 0.077853, 0.19416, 0.33203, 0.43509, 0.4603, 0.40268, 0.29346, 0.17159, 0.078773 ...
     0.036753, 0.072194, 0.18045, 0.3088, 0.40469, 0.42806, 0.37438, 0.27277, 0.15946, 0.073126 ...
     0.034009, 0.066953, 0.1676, 0.28693, 0.37608, 0.39774, 0.34781, 0.25338, 0.1481, 0.067869 ...
     0.031503, 0.062107, 0.15561, 0.26648, 0.34929, 0.36941, 0.32302, 0.2353, 0.13752, 0.062993 ...
     0.029215, 0.057633, 0.14446, 0.24743, 0.32435, 0.34306, 0.30001, 0.21855, 0.12772, 0.058494 ...
     0.027131, 0.053519, 0.13415, 0.22977, 0.30126, 0.31869, 0.27876, 0.20311, 0.11869, 0.054363 ...
     0.025243, 0.049758, 0.12466, 0.21352, 0.27998, 0.29628, 0.25925, 0.18895, 0.11042, 0.050585 ...
     0.023539, 0.046341, 0.11598, 0.19862, 0.26049, 0.27578, 0.24144, 0.17604, 0.1029, 0.047175 ...
     0.022014, 0.043236, 0.10806, 0.18501, 0.24268, 0.25705, 0.22519, 0.16429, 0.096081, 0.044118 ...
     0.02068, 0.040453, 0.10086, 0.1726, 0.22644, 0.23997, 0.21036, 0.15357, 0.089862, 0.041356 ...
     0.019512, 0.037968, 0.094353, 0.16134, 0.21167, 0.2244, 0.19697, 0.14401, 0.0844, 0.038968 ...
     0.018468, 0.03562, 0.088296, 0.15098, 0.19823, 0.21045, 0.18502, 0.1355, 0.079571, 0.0369 ...
     0.017594, 0.033553, 0.082887, 0.14171, 0.1862, 0.19794, 0.17434, 0.1279, 0.075332, 0.034523 ...
     0.01628, 0.031811, 0.078202, 0.13358, 0.17554, 0.18677, 0.16469, 0.12094, 0.071311, 0.032776 ...
     0.015584, 0.030233, 0.074011, 0.12629, 0.16596, 0.1767, 0.15598, 0.11464, 0.067639, 0.031137 ...
     0.014908, 0.0288, 0.070236, 0.11972, 0.15733, 0.16761, 0.14808, 0.1089, 0.064272, 0.029612 ...
     0.014271, 0.027495, 0.066807, 0.11376, 0.14946, 0.1593, 0.14085, 0.10364, 0.061179, 0.028213 ...
     0.013696, 0.026324, 0.063692, 0.1083, 0.14225, 0.15165, 0.13414, 0.098722, 0.058275, 0.026894 ...
     0.01317, 0.025278, 0.060872, 0.10333, 0.13563, 0.14456, 0.12801, 0.0943, 0.055709, 0.025742 ...
     0.012668, 0.02423, 0.058166, 0.098663, 0.12951, 0.13812, 0.1224, 0.090237, 0.053354, 0.024699 ...
     0.012219, 0.023278, 0.055703, 0.094404, 0.1239, 0.13218, 0.1172, 0.086443, 0.051146, 0.023718 ...
     0.011785, 0.022375, 0.053406, 0.090443, 0.11868, 0.12662, 0.11229, 0.082849, 0.049045, 0.022776 ...
     0.011351, 0.021496, 0.05122, 0.086696, 0.11374, 0.12134, 0.10761, 0.079405, 0.047024, 0.021864 ...
     0.010914, 0.02063, 0.049109, 0.083097, 0.109, 0.11627, 0.1031, 0.076073, 0.045065, 0.020974 ...
     0.010475, 0.019772, 0.047053, 0.079608, 0.10441, 0.11135, 0.098707, 0.072829, 0.043157, 0.020107 ...
     0.01004, 0.018923, 0.045039, 0.076202, 0.099933, 0.10655, 0.094414, 0.069652, 0.041285, 0.019252 ...
     0.0096102, 0.018093, 0.043072, 0.072875, 0.095558, 0.10185, 0.090217, 0.066541, 0.039445, 0.018404 ...
     0.0091835, 0.017284, 0.041157, 0.069635, 0.091297, 0.097272, 0.086123, 0.063505, 0.037645, 0.01757 ...
     0.00876, 0.016489, 0.039286, 0.066475, 0.087143, 0.092816, 0.082147, 0.060564, 0.035908, 0.016767 ...
     0.0083501, 0.015708, 0.037446, 0.063373, 0.083074, 0.08849, 0.078246, 0.057637, 0.03416, 0.015962 ...
     0.0079678, 0.014995, 0.035713, 0.060397, 0.079124, 0.084228, 0.07443, 0.054802, 0.032477, 0.015187 ...
     0.0075922, 0.014287, 0.034003, 0.057477, 0.075266, 0.080079, 0.070731, 0.052069, 0.030868, 0.014457 ...
     0.007242, 0.013605, 0.032343, 0.054643, 0.071525, 0.076068, 0.067164, 0.04944, 0.029328, 0.013766 ...
     0.0069152, 0.012954, 0.030744, 0.051908, 0.067917, 0.072203, 0.063732, 0.046915, 0.027851, 0.013105 ...
     0.0066063, 0.012332, 0.029207, 0.049276, 0.064446, 0.068487, 0.060437, 0.044492, 0.026435, 0.012473 ...
     0.0063116, 0.011735, 0.027728, 0.046742, 0.061107, 0.064918, 0.057275, 0.042171, 0.02508, 0.011867 ...
     0.0060293, 0.01116, 0.026303, 0.044305, 0.057898, 0.061492, 0.054244, 0.039948, 0.023785, 0.01129 ...
     0.0057598, 0.010608, 0.024931, 0.04196, 0.054814, 0.058205, 0.051342, 0.037825, 0.02255, 0.01074 ...
     0.0055058, 0.010081, 0.023617, 0.039712, 0.05186, 0.05506, 0.048571, 0.0358, 0.021374, 0.01022 ...
     0.0052696, 0.0095842, 0.022364, 0.037563, 0.049036, 0.052059, 0.045932, 0.033877, 0.02026, 0.0097295 ...
     0.0050531, 0.0091199, 0.021178, 0.035521, 0.04635, 0.049207, 0.043429, 0.032056, 0.019208, 0.0092709 ...
     0.0048552, 0.0086872, 0.020059, 0.03359, 0.043808, 0.046507, 0.041062, 0.030336, 0.018218, 0.0088442 ...
     0.004675, 0.0082838, 0.019006, 0.031766, 0.041404, 0.043955, 0.038825, 0.028714, 0.017287, 0.0084471 ...
     0.0045115, 0.0079091, 0.018016, 0.030047, 0.039135, 0.041545, 0.036713, 0.027182, 0.016411, 0.008077 ...
     0.0043632, 0.0075611, 0.017086, 0.028426, 0.036994, 0.03927, 0.034719, 0.025737, 0.015587, 0.007732 ...
     0.0042287, 0.0072378, 0.016211, 0.026897, 0.034972, 0.03712, 0.032836, 0.024375, 0.014812, 0.007411 ...
     0.0041073, 0.0069379, 0.01539, 0.025455, 0.033063, 0.03509, 0.031058, 0.023089, 0.014083, 0.0071128 ...
     0.0039986, 0.0066601, 0.014617, 0.024095, 0.031259, 0.033172, 0.029379, 0.021877, 0.013398, 0.0068367 ...
     0.0039024, 0.0064037, 0.013892, 0.022812, 0.029556, 0.03136, 0.027793, 0.020734, 0.012756, 0.006582 ...
     0.0038185, 0.0061681, 0.013211, 0.021602, 0.027947, 0.029647, 0.026296, 0.019657, 0.012154, 0.0063481 ...
     0.0037468, 0.0059524, 0.012573, 0.020461, 0.026428, 0.02803, 0.024882, 0.018641, 0.01159, 0.0061342 ...
     0.0036872, 0.0057562, 0.011976, 0.019387, 0.024993, 0.026502, 0.023547, 0.017685, 0.011063, 0.0059396 ...
     0.0036396, 0.005579, 0.011418, 0.018376, 0.023639, 0.025058, 0.022287, 0.016785, 0.01057, 0.0057639 ...
     0.0036037, 0.0054201, 0.010897, 0.017423, 0.022361, 0.023695, 0.021098, 0.015938, 0.010111, 0.0056064 ...
     0.0035795, 0.0052791, 0.010411, 0.016528, 0.021155, 0.022407, 0.019976, 0.015142, 0.009684, 0.0054664 ...
     0.003567, 0.0051556, 0.00996, 0.015686, 0.020016, 0.021191, 0.018918, 0.014393, 0.0092871, 0.0053437 ...
     0.003566, 0.0050492, 0.0095415, 0.014894, 0.018942, 0.020043, 0.017919, 0.013689, 0.0089192, 0.0052377 ...
     0.0035765, 0.0049595, 0.0091543, 0.014152, 0.01793, 0.018958, 0.016977, 0.013028, 0.008579, 0.0051479 ...
     0.0035985, 0.0048863, 0.0087974, 0.013455, 0.016975, 0.017935, 0.01609, 0.012409, 0.0082654, 0.0050741 ...
     0.003632, 0.0048292, 0.0084695, 0.012802, 0.016074, 0.016968, 0.015252, 0.011828, 0.0079774, 0.0050159 ...
     0.003677, 0.0047881, 0.0081697, 0.012191, 0.015226, 0.016056, 0.014464, 0.011284, 0.007714, 0.004973 ...
     0.0037336, 0.0047628, 0.0078968, 0.011621, 0.014428, 0.015196, 0.013721, 0.010775, 0.0074744, 0.0049453 ...
     0.0038018, 0.0047529, 0.0076501, 0.011088, 0.013676, 0.014385, 0.013022, 0.010301, 0.0072579, 0.0049326 ...
     0.0038816, 0.0047583, 0.0074283, 0.010592, 0.012969, 0.01362, 0.012366, 0.0098588, 0.0070638, 0.0049347 ...
     0.003973, 0.0047786, 0.0072307, 0.01013, 0.012305, 0.0129, 0.011749, 0.0094486, 0.006892, 0.0049519 ...
     0.0040762, 0.0048134, 0.0070557, 0.0097013, 0.01168, 0.012221, 0.01117, 0.0090692, 0.0067426, 0.0049847 ...
     0.0041915, 0.0048623, 0.0069022, 0.0093026, 0.011093, 0.011583, 0.010628, 0.0087202, 0.006616, 0.0050341 ...
     0.0043199, 0.0049255, 0.0067689, 0.0089318, 0.01054, 0.010981, 0.010121, 0.0084009, 0.006513, 0.0051019 ...
     0.0044631, 0.0050037, 0.0066552, 0.0085866, 0.010018, 0.010412, 0.009646, 0.0081101, 0.0064345, 0.0051908 ...
     0.0046244, 0.0050996, 0.0065622, 0.0082661, 0.0095237, 0.0098714, 0.0091981, 0.0078446, 0.0063797, 0.0053026 ...
     0.0048081, 0.0052181, 0.0064937, 0.0079719, 0.0090561, 0.0093565, 0.0087726, 0.0075995, 0.0063452, 0.0054374 ...
     0.0050182, 0.005366, 0.0064575, 0.0077104, 0.0086186, 0.0088668, 0.0083651, 0.0073674, 0.0063233, 0.0055896 ...
     0.0052544, 0.0055486, 0.0064629, 0.0074929, 0.0082211, 0.0084089, 0.0079766, 0.0071417, 0.0063014, 0.0057445 ...
     0.005506, 0.0057628, 0.0065143, 0.0073305, 0.007879, 0.007999, 0.0076197, 0.0069244, 0.0062685, 0.0058787 ...
     0.0057447, 0.0059837, 0.0065955, 0.0072202, 0.0076032, 0.0076605, 0.0073252, 0.0067406, 0.0062317, 0.005974 ...
     0.0059275, 0.006154, 0.0066455, 0.0071127, 0.0073682, 0.0073974, 0.0071323, 0.0066525, 0.0062552, 0.0060714 ...
     0.0060443, 0.0062117, 0.0065629, 0.0068855, 0.007059, 0.007115, 0.0069934, 0.0066949, 0.0064459, 0.0063184 ...
     0.0062277, 0.0062221, 0.0063353, 0.0064461, 0.0065303, 0.0066267];
P = 0.49106; halfdev = 98*P; core = 61*P;            % um
BL=[0 0.35 0.85]; RD=[0.85 0.25 0]; GY=[0.5 0.5 0.5];

fig = figure('Position',[80 80 1000 460],'Color','w');
semilogy(x, I, '-', 'Color', BL, 'LineWidth', 1.5); hold on;
xf = linspace(core, 95, 200);
semilogy( xf, 0.127*exp(-0.0653*xf), '--', 'Color', RD, 'LineWidth', 1.3);
semilogy(-xf, 0.127*exp(-0.0653*xf), '--', 'Color', RD, 'LineWidth', 1.3);
xline([-halfdev halfdev], '-',  'Color', 'k',  'LineWidth', 1.4);
xline([-core core],       ':',  'Color', GY,  'LineWidth', 1.2);
xline([-130*P 130*P],     '-.', 'Color', [0 0.6 0.2], 'LineWidth', 1.3);
yline(2.43e-3, ':', 'Color', RD, 'LineWidth', 1.2);
ylim([1e-5 1.5]); xlim([-95 95]); grid on;
xlabel('x (\mum)'); ylabel('energy density (norm.)');
legend({'measured envelope','exponential bulk tail 1/e = 15.3 \mum', ...
        'device end, N=98 (48.1 \mum)','apodized core end (30.0 \mum)', ...
        'device end, N=130 (63.8 \mum)','TM-study saturation level 2.4	imes10^-3'}, ...
       'Location','southoutside','NumColumns',3);
title({'TE mode envelope, Itai Nt60 FWHM-20 design, 98 periods/side', ...
       'fwhm_m = 19.633 \mum,  \lambda = 1559.860 nm,  peak T = 0.975,  Q_L = 7680'}, ...
      'Interpreter','tex');
out = fullfile(fileparts(mfilename('fullpath')),'..','results_from_igum','itai_hh_nt60w20_envelope');
savefig(fig,[out '.fig']); exportgraphics(fig,[out '.png'],'Resolution',200);
